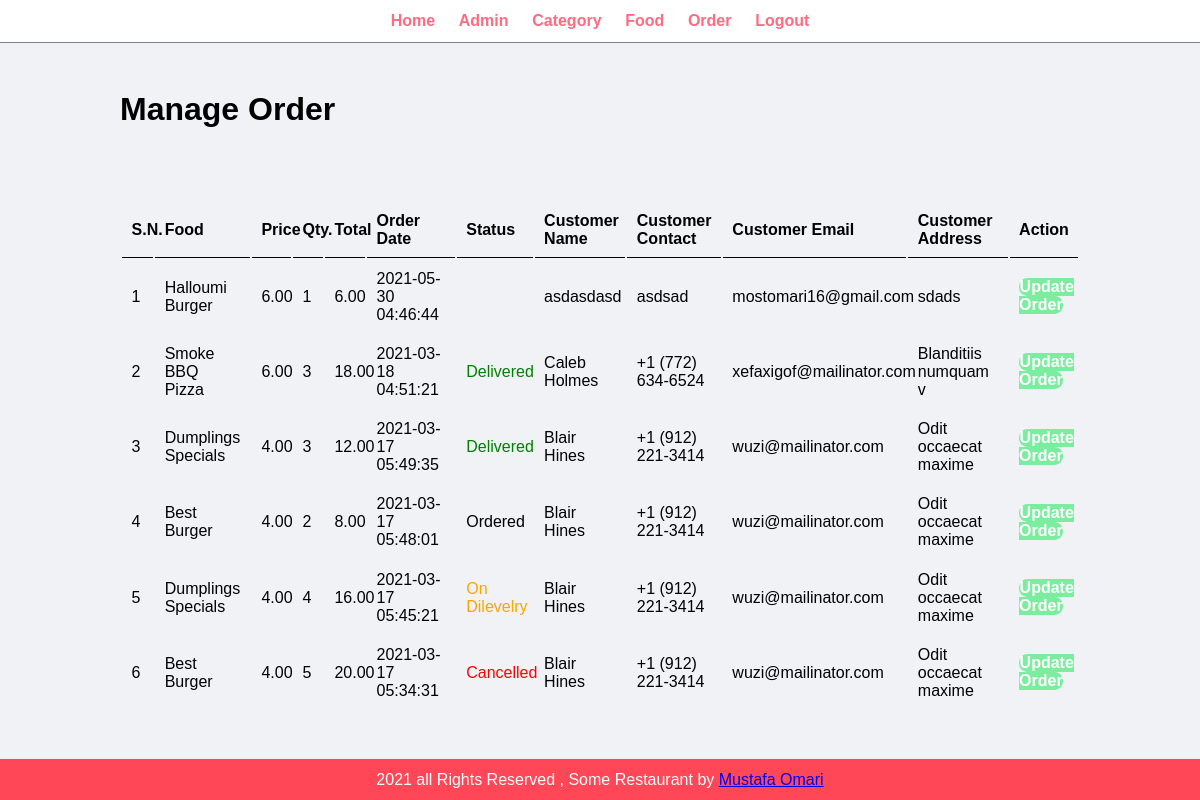
/admin/manage-order.php (signed in), run on the app's committed database.
### tables this page shows
CREATE TABLE `tbl_order` (
  `id` int(10) UNSIGNED NOT NULL,
  `food` varchar(150) NOT NULL,
  `price` decimal(10,2) NOT NULL,
  `qty` int(11) NOT NULL,
  `total` decimal(10,2) NOT NULL,
  `order_date` datetime NOT NULL,
  `status` varchar(50) NOT NULL,
  `customer_name` varchar(150) NOT NULL,
  `customer_contact` varchar(20) NOT NULL,
  `customer_email` varchar(150) NOT NULL,
  `customer_address` varchar(255) NOT NULL
);

### admin/manage-order.php (the view, shortened to what this page needs)
<?php  include('partials\menu.php') ;?>
<div class="main-content">
    <div class="wrapper">
        <h1>Manage Order</h1>
        <br><br>
        <br><br>
        <table class="tbl-full">
            <tr>
                <th>S.N.</th>
                <th>Food</th>
                <th>Price</th>
                <th>Qty.</th>
                <th>Total</th>
                <th>Order Date</th>
                <th>Status</th>
                <th>Customer Name</th>
                <th>Customer Contact</th>
                <th>Customer Email</th>
                <th>Customer Address</th>
                <th>Action</th>
            </tr>
            <?php
            $sql = "SELECT * FROM tbl_order ORDER BY id DESC";
            $res = mysqli_query($conn , $sql);
            $count = mysqli_num_rows($res);
            if($count > 1){
                $sn = 1;
                while($row = mysqli_fetch_assoc($res)){
                    $id = $row['id'];
                    $food = $row['food'];
                    $price = $row['price'];
                    $qty = $row['qty'];
                    $total = $row['total'] ;
                    $order_date = $row['order_date'];
                    $status = $row['status'];
                    $customer_name = $row['customer_name'];
                    $customer_contact = $row['customer_contact'];
                    $customer_email = $row['customer_email'];
                    $customer_address = $row['customer_address'];
                    ?>
                    <tr>
                        <td><?php echo $sn++ ?></td>
                        <td><?php echo $food; ?></td>
                        <td><?php echo $price ?></td>
                        <td><?php echo $qty; ?></td>
                        <td><?php echo $total; ?></td>
                        <td><?php echo $order_date; ?></td>
                        <td>
                            <?php
                                if($status == "Ordered"){
                                    echo "<label>$status</label>";
                                }elseif($status=="On Dilevelry"){
                                    echo "<label style='color: orange'>$status</label>";
                                }elseif($status=="Delivered"){
                                    echo "<label style='color: green'>$status</label>";
                                }elseif($status=="Cancelled"){
                                    echo "<label style='color: red'>$status</label>";
                                }
                            ?>
                        </td>
                        <td><?php echo $customer_name; ?></td>
                        <td><?php echo $customer_contact; ?></td>
                        <td><?php echo $customer_email; ?></td>
                        <td><?php echo $customer_address; ?></td>
                        <td>
                            <a href="<?php echo SITEURL; ?>admin/update-order.php?id=<?php echo $id;?>" class="btn-secondary">Update Order</a>
                        </td>
                    </tr>
                    <?php
                }
            }else{
                echo "<tr><td colspn='12' class='error'>Orders not Available</td></tr>";
            }
            ?>
        </table>
    </div>
</div>
<?php  include('partials\footer.php') ;?>

### css/admin.css (style rules this page uses)
* { margin: 0; padding: 0; font-family: Arial, Helvetica, sans-serif; }
.wrapper { padding: 1%; width: 80%; margin: 0 auto; }
.tbl-full { width: 100%; }
table tr th { border-bottom: 1px solid black; padding: 1%; text-align: left; }
table tr td { padding: 1%; }
.btn-secondary { background-color: #7bed9f; color: #FFF; padding: 1%; border-radius: 10px; text-decoration: none; font-weight: bold; border: none; }
.main-content { background-color: #f1f2f6; padding: 3% 0 ; }

### data on the page
tbl_order: food "Halloumi Burger", price "6.00", qty "1", total "6.00", order_date "2021-05-30 04:46:44", customer_name "asdasdasd", customer_contact "asdsad", customer_email "mostomari16@gmail.com", customer_address "sdads"
tbl_order: food "Smoke BBQ Pizza", price "6.00", qty "3", total "18.00", order_date "2021-03-18 04:51:21", status "Delivered", customer_name "Caleb Holmes", customer_contact "+1 (772) 634-6524", customer_email "xefaxigof@mailinator.com", customer_address "Blanditiis numquam v"
tbl_order: food "Dumplings Specials", price "4.00", qty "3", total "12.00", order_date "2021-03-17 05:49:35", status "Delivered", customer_name "Blair Hines", customer_contact "+1 (912) 221-3414", customer_email "wuzi@mailinator.com", customer_address "Odit occaecat maxime"
tbl_order: food "Best Burger", price "4.00", qty "2", total "8.00", order_date "2021-03-17 05:48:01", status "Ordered", customer_name "Blair Hines", customer_contact "+1 (912) 221-3414", customer_email "wuzi@mailinator.com", customer_address "Odit occaecat maxime"
tbl_order: food "Dumplings Specials", price "4.00", qty "4", total "16.00", order_date "2021-03-17 05:45:21", status "On Dilevelry", customer_name "Blair Hines", customer_contact "+1 (912) 221-3414", customer_email "wuzi@mailinator.com", customer_address "Odit occaecat maxime"
tbl_order: food "Best Burger", price "4.00", qty "5", total "20.00", order_date "2021-03-17 05:34:31", status "Cancelled", customer_name "Blair Hines", customer_contact "+1 (912) 221-3414", customer_email "wuzi@mailinator.com", customer_address "Odit occaecat maxime"
